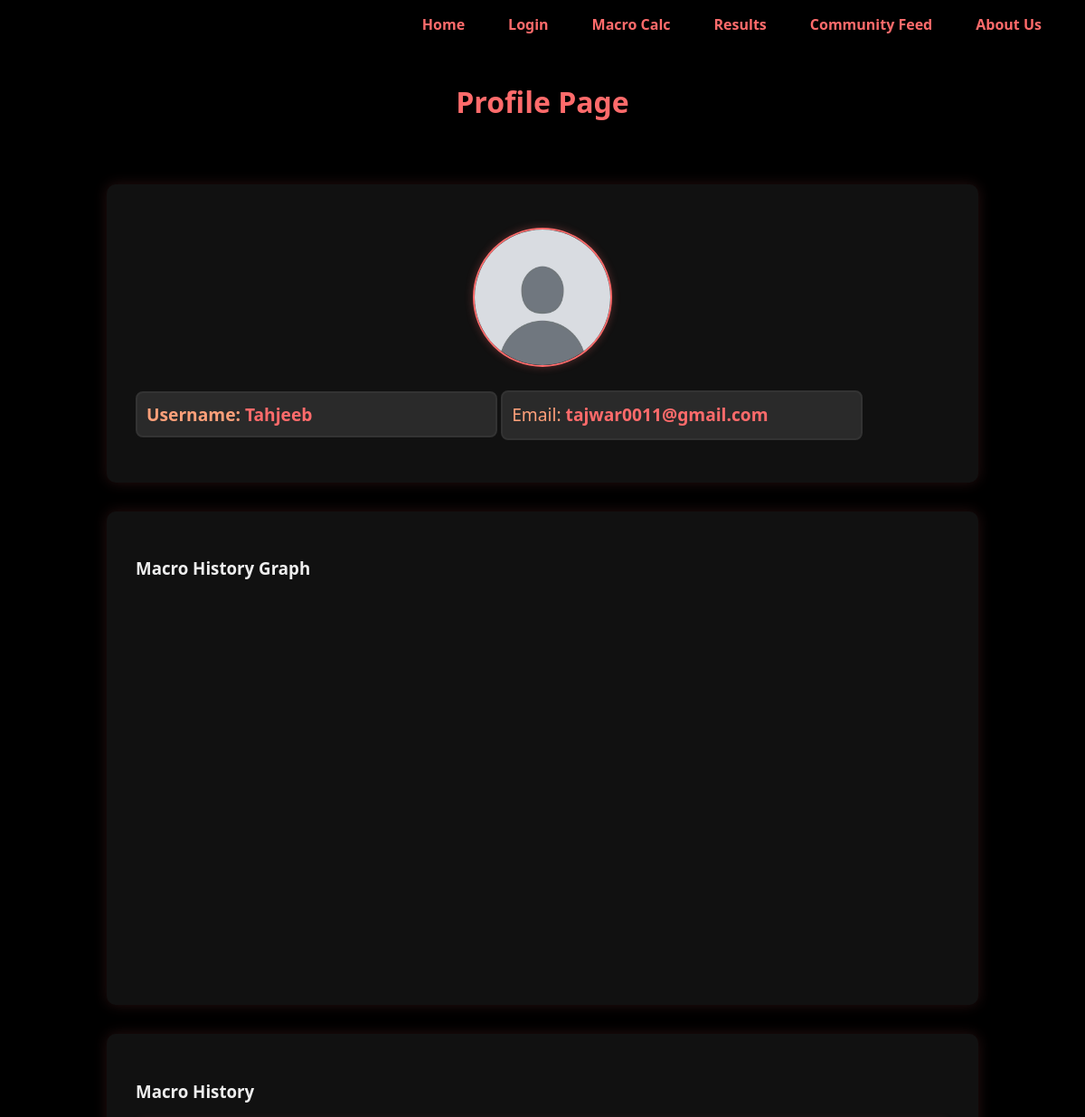
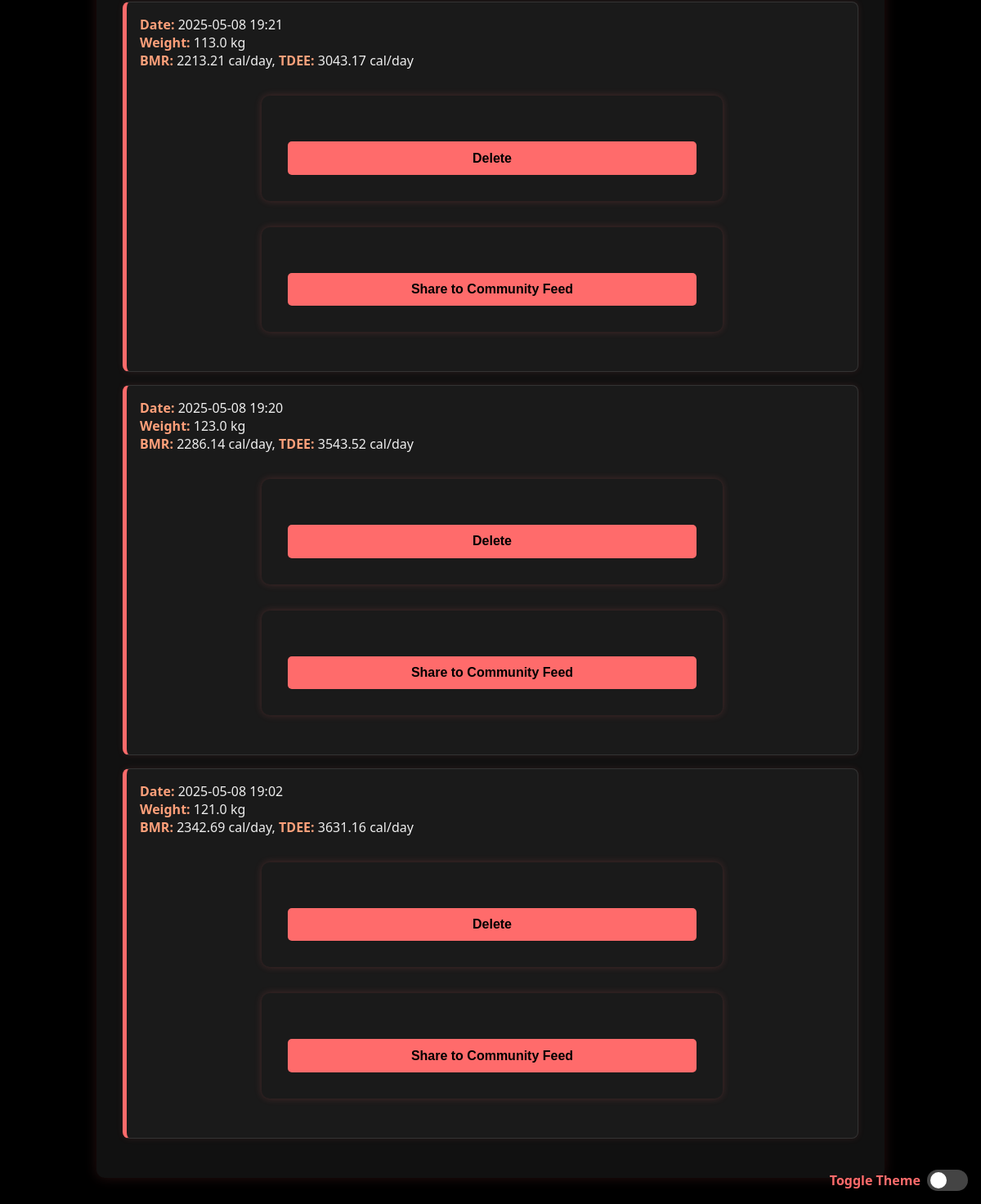
The page /profile (signed in) on the database its author committed (2 pictures, top to bottom).
### app/models.py (models this page shows)
class User(db.Model, UserMixin):
    id = db.Column(db.Integer, primary_key=True)
    name = db.Column(db.String(80), unique=True, nullable=False)
    email = db.Column(db.String(120), unique=True, nullable=False)
    password = db.Column(db.String(120), nullable=False)

class MacroPost(db.Model):
    id = db.Column(db.Integer, primary_key=True)
    gender = db.Column(db.String(10), nullable=False)
    age = db.Column(db.Integer, nullable=False)
    weight = db.Column(db.Float, nullable=False)
    height = db.Column(db.Float, nullable=False)
    bmr = db.Column(db.Float, nullable=False)
    tdee = db.Column(db.Float, nullable=False)
    timestamp = db.Column(db.DateTime, server_default=db.func.now())
    user_id = db.Column(db.Integer, db.ForeignKey('user.id'), nullable=False)
    user = db.relationship('User', backref=db.backref('macroposts', lazy=True))

### app/routes.py (the view)
@app.route("/profile")
@login_required
def profile():
    macro_posts = MacroPost.query.filter_by(user_id=current_user.id).order_by(MacroPost.timestamp.desc()).all()
    return render_template("profile.html", user=current_user, macro_posts=macro_posts)

### app/__init__.py (called while the page is built)
@login_manager.user_loader
def load_user(user_id):
    return User.query.get(int(user_id))

### app/templates/profile.html (shortened to what this page needs)
{% extends "base.html" %}
{% block content %}
<div class="profile-container">
    <header class="profile-header">
        <h1>Profile Page</h1>
    </header>
    <section class="profile-info">
        <img src="{{ url_for('static', filename='images/placeholder-profile.jpg') }}" alt="Profile Picture" class="profile-picture">
        <h2 id="username">Username: <strong>{{ user.name if user else '[Placeholder]' }}</strong></h2>
        <p id="email">Email: <strong>{{ user.email if user else '[Placeholder]' }}</strong></p>
    </section>
    <section class="graph">
        <h3>Macro History Graph</h3>
        <div id="macro-history-graph" style="width: 100%; height: 400px; margin-bottom: 20px;"></div>
    </section>
    <section class="macro-history">
        <h3>Macro History</h3>
        {% if macro_posts %}
            <ul>
                {% for post in macro_posts %}
                    <li>
                        <strong>Date:</strong> {{ post.timestamp.strftime('%Y-%m-%d %H:%M') }}<br>
                        <strong>Weight:</strong> {{ post.weight }} kg<br>
                        <strong>BMR:</strong> {{ post.bmr }} cal/day,
                        <strong>TDEE:</strong> {{ post.tdee }} cal/day
                        <form action="{{ url_for('delete_macro_post', post_id=post.id) }}" method="POST" style="inline">
                            <button type="submit" onclick="return confirm('Are you sure you want to delete this entry?');">Delete</button>
                        </form>
                        <form action="{{ url_for('create_feed_post', post_id = post.id) }}" method="POST" style="inline">
                                    <button type="submit">Share to Community Feed</button>
                        </form>
                    </li>
                {% endfor %}
            </ul>
        {% else %}
            <p>You haven't saved any results yet.</p>
        {% endif %}
    </section>
</div>
<div class="theme-toggle">
    <label class="theme-label" for="theme-switch">Toggle Theme</label>
    <label class="switch">
        <span class="slider"></span>
    </label>
</div>
{% endblock %}

### app/static/css/style.css (style rules this page uses)
body { background-color: #000; color: #eee; font-family: 'Segoe UI', Tahoma, Geneva, Verdana, sans-serif; margin: 0; padding: 0; }
h1, h2 { color: #ff6b6b; text-align: center; }
header { padding: 1rem 2rem; }
form { background-color: #1a1a1a; padding: 2rem; border-radius: 10px; max-width: 500px; margin: 2rem auto; box-shadow: 0 0 10px rgba(255, 107, 107, 0.2); }
label { font-weight: bold; display: block; margin-top: 1rem; color: #ff6b6b; }
input, select, button { width: 100%; padding: 0.7rem; margin-top: 0.5rem; border-radius: 5px; border: none; background-color: #333; color: #fff; font-size: 1rem; }
button { background-color: #ff6b6b; color: #000; font-weight: bold; margin-top: 1.5rem; cursor: pointer; transition: background-color 0.3s; }
section { background-color: #111; color: #eee; max-width: 900px; margin: 2rem auto; padding: 2rem; border-radius: 10px; box-shadow: 0 0 15px rgba(255, 107, 107, 0.15); }
section h2 { color: #ff6b6b; margin-bottom: 1rem; font-size: 1.8rem; }
section p { font-size: 1rem; line-height: 1.6; }
.profile-picture { width: 150px; height: 150px; border-radius: 50%; object-fit: cover; border: 2px solid #ff6b6b; display: block; margin: 1rem auto; box-shadow: 0 0 10px rgba(255, 107, 107, 0.3); }
.profile-info h2, .profile-info p { background-color: #2a2a2a; color: #ffa07a; border: 2px solid #333; border-radius: 8px; padding: 10px; font-size: 1.2rem; max-width: 400px; margin: 10px 0; box-sizing: border-box; text-align: left; display: inline-block; width: 100%; transition: background-color 0.3s ease; }
.profile-info strong { color: #ff6b6b; }
.profile-info h2, .profile-info p { margin-bottom: 15px; }
.macro-history ul { list-style: none; padding: 0; margin: 0; }
.macro-history li { background-color: #1a1a1a; border: 1px solid #333; border-left: 5px solid #ff6b6b; border-radius: 8px; padding: 1rem; margin-bottom: 1rem; box-shadow: 0 0 8px rgba(255, 107, 107, 0.1); transition: transform 0.2s ease; }
.macro-history strong { color: #ffa07a; }
.theme-toggle { position: fixed; bottom: 1rem; right: 1rem; display: flex; align-items: center; gap: 0.5rem; z-index: 10000; }
.theme-label { color: #ff6b6b; font-weight: bold; }
.switch { position: relative; display: inline-block; width: 50px; height: 26px; }
.slider { position: absolute; cursor: pointer; top: 0; left: 0; right: 0; bottom: 0; background-color: #444; transition: 0.4s; border-radius: 34px; }
.slider::before { position: absolute; content: ""; height: 20px; width: 20px; left: 4px; bottom: 3px; background-color: white; transition: 0.4s; border-radius: 50%; }
#macro-history-graph { width: 100%; height: 400px; margin-bottom: 20px; }

### rows shown on the page
User: name "Tahjeeb", email "tajwar0011@gmail.com"
MacroPost: timestamp "2025-05-08 19:21", weight "113.0", bmr "2213.21", tdee "3043.17"
MacroPost: timestamp "2025-05-08 19:20", weight "123.0", bmr "2286.14", tdee "3543.52"
MacroPost: timestamp "2025-05-08 19:02", weight "121.0", bmr "2342.69", tdee "3631.16"
